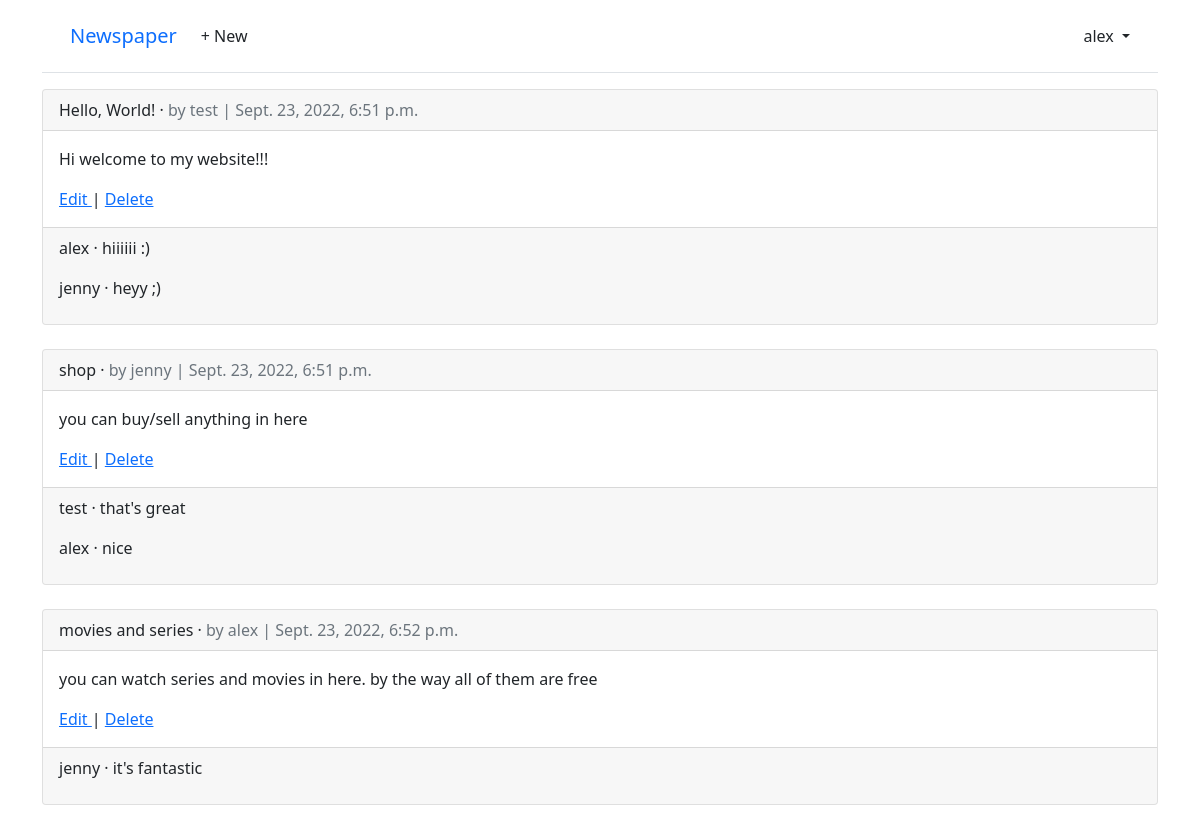
Page /articles/ (signed in) on the committed database.
### accounts/models.py (models this page shows)
class CustomUser(AbstractUser):
    age = models.PositiveIntegerField(null = True, blank = True)

### articles/models.py (models this page shows, shortened)
class Article(models.Model):
    title = models.CharField(max_length = 150)
    body = models.TextField()
    date = models.DateTimeField(auto_now_add = True)
    author = models.ForeignKey(
        settings.AUTH_USER_MODEL,
        on_delete = models.CASCADE
    )

class Comment(models.Model):
    article = models.ForeignKey(Article, on_delete = models.CASCADE)
    comment = models.CharField(max_length = 250)
    author = models.ForeignKey(
        settings.AUTH_USER_MODEL,
        on_delete = models.CASCADE,
    )
    def __str__(self):
        return self.comment

### articles/views.py (the view)
# urls.py: path('', ArticleListView.as_view(), name = 'article_list'),
class ArticleListView(LoginRequiredMixin, ListView):
    model = Article
    template_name = 'article_list.html'

### templates/article_list.html (shortened to what this page needs)
{% extends "base.html" %}
{% block content %}
{% for article in article_list %}
<div class="card">
    <div class="card-header">
        <span class="font-weight-bold"> {{ article.title }} </span> &middot;
        <span class="text-muted">by {{ article.author }} | {{ article.date }}</span>
    </div>
    <div class="card-body">
        <p>{{article.body}}</p>
        <a href="{% url 'article_edit' article.pk %}"> Edit </a> |
        <a href="{% url 'article_delete' article.pk %}"> Delete </a>
    </div>
    <div class="card-footer">
        {% for comment in article.comment_set.all %}
        <p>
            <span class="font-weight-bold">
                {{ comment.author }} &middot;
            </span>
            {{ comment }}
        </p>
        {% endfor %}
    </div>
</div>
<br>
{% endfor %}
{% endblock %}

### templates/base.html (shortened to what this page needs)
<!DOCTYPE html>
<html>
<head>
    <link href="https://cdn.jsdelivr.net/npm/bootstrap@5.1.3/dist/css/bootstrap.min.css" rel="stylesheet">
</head>
<body>
    <div class="container">
        <header class="p-3 mb-3 border-bottom">
            <div class="container">
                <div class="d-flex flex-wrap align-items-center justify-content-center
                    justify-content-lg-start">
                    <a class="navbar-brand" href="{% url 'home' %}">Newspaper</a>
                    <ul class="nav col-12 col-lg-auto me-lg-auto mb-2 justify-content-center
                        mb-md-0">
                    {% if user.is_authenticated %}
                        <li><a href="{% url 'article_create' %}" class="nav-link px-2 link-dark">+ New</a></li>
                    </ul>
                    <div class="dropdown text-end">
                        <a href="#" class="d-block link-dark text-decoration-none dropdown-toggle"
                            id="dropdownUser1" data-bs-toggle="dropdown" aria-expanded="false">
                            {{ user.username }}
                        </a>
                    </div>
                    {% endif %}
                </div>
            </div>
        </header>
        <main>
            {% block content %}
            {% endblock content %}
        </main>
    </div>
</body>
</html>

### rows in the picture
CustomUser: username "alex"
Article: title "Hello, World!", author "test", date "Sept. 23, 2022, 6:51 p.m.", body "Hi welcome to my website!!!"
Comment: author "alex", comment "hiiiiii :)"
Comment: author "jenny", comment "heyy ;)"
Article: title "shop", author "jenny", date "Sept. 23, 2022, 6:51 p.m.", body "you can buy/sell anything in here"
Comment: author "test", comment "that's great"
Comment: author "alex", comment "nice"
Article: title "movies and series", author "alex", date "Sept. 23, 2022, 6:52 p.m.", body "you can watch series and movies in here. by the way all of them are free"
Comment: author "jenny", comment "it's fantastic"
